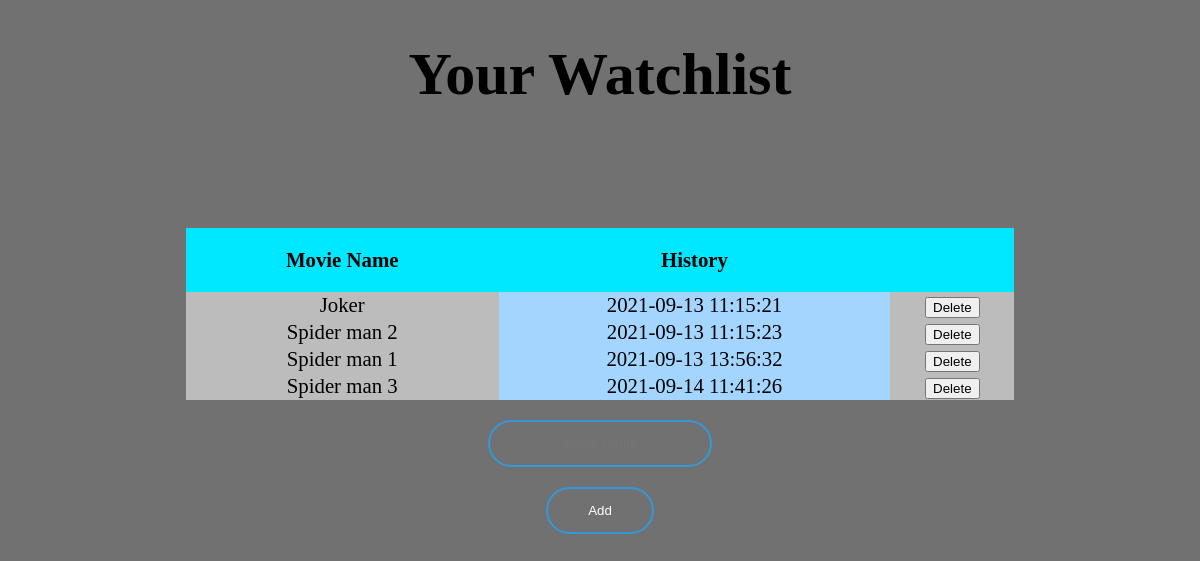
The app's page /watchlist.php (signed in) with its own data.
### tables this page shows
CREATE TABLE `watchlist` (
  `Watchlist_ID` int(11) NOT NULL,
  `User_Email` varchar(100) NOT NULL,
  `Movie_Name` varchar(100) NOT NULL,
  `History` timestamp NOT NULL DEFAULT current_timestamp(),
  `User_ID` varchar(45) NOT NULL
);

### watchlist.php (the view, shortened to what this page needs)
<!DOCTYPE html>
<html lang="en" dir="ltr">
  <head>
    <link rel="stylesheet" href="./watchlist.css">
  </head>
  <body>
    <h1>Your Watchlist</h1>
      <table class= "motable" align="center">
        <thead>
          <tr>
            <th>Movie Name</th>
            <th>History</th>
            <th></th>
          </tr>
        </thead>
       <?php
       $email= $_SESSION['email'];
         include("connect.php");
         $add_query= " select * from watchlist w join user u on w.User_Email = u.Email where w.User_Email  = (select Email from user where Email like '$email')";
         $addmovie = mysqli_query($conn,  $add_query);
         while ($rows = mysqli_fetch_array($addmovie)) {
           $watch_id = $rows[0];
           $movie = $rows[2];
           $his = $rows[3];
           ?>
           <tbody>
           <tr>
             <td><?php echo $movie  ?></td>
             <td><?php echo $his ?></td>
             <td> <a href="./delete_movie.php?id=<?php echo $watch_id  ?>"> <button onclick="return confirm('Are you sure?')"> Delete </button> </a> </td>
           </tr>
           </tbody>
           <?php
         }
        ?>
      </table>
    <form  class="box" action="movie_to_watchlist.php" method="post">
      <input type="text" name="moviename" placeholder="Movie Name">
      <input type="submit" name="add" value="Add">
    </form>
  </body>
</html>

### watchlist.css (style rules this page uses)
h1 { color: black; text-align: center; font-size: 60px; }
body { background-color: #717171; }
.motable { width: 70%; margin-top: 10%; margin-right: auto; margin-bottom: 20px; border-collapse: collapse; font-size: 1.3em; min-width: 400px; }
.motable thead tr { background-color: #00E8FF; color: black; text-align: center; }
.motable tbody tr { text-align: center; }
.motable th, .motable tr { padding: 20px 15px; }
.motable td:nth-child(2n+1) { background-color: #BCBCBC; }
.motable td:nth-child(2n+2) { background-color: #A3D5FF; }
.box input[type = "text"] { border: 0; background: none; display: block; margin: 20px auto; text-align: center; border: 2px solid #3498db; padding: 14px 10px; width: 200px; outline: none; color: black; border-radius: 24px; transition: .25s; }
.box input[type = "submit"] { border: 0; background: none; display: block; margin: 20px auto; text-align: center; border: 2px solid #3498db; padding: 14px 40px; outline: none; color: white; border-radius: 24px; transition: .25s; cursor: pointer; }

### records on screen
watchlist: Movie_Name "Joker", History "2021-09-13 11:15:21"
watchlist: Movie_Name "Spider man 2", History "2021-09-13 11:15:23"
watchlist: Movie_Name "Spider man 1", History "2021-09-13 13:56:32"
watchlist: Movie_Name "Spider man 3", History "2021-09-14 11:41:26"
